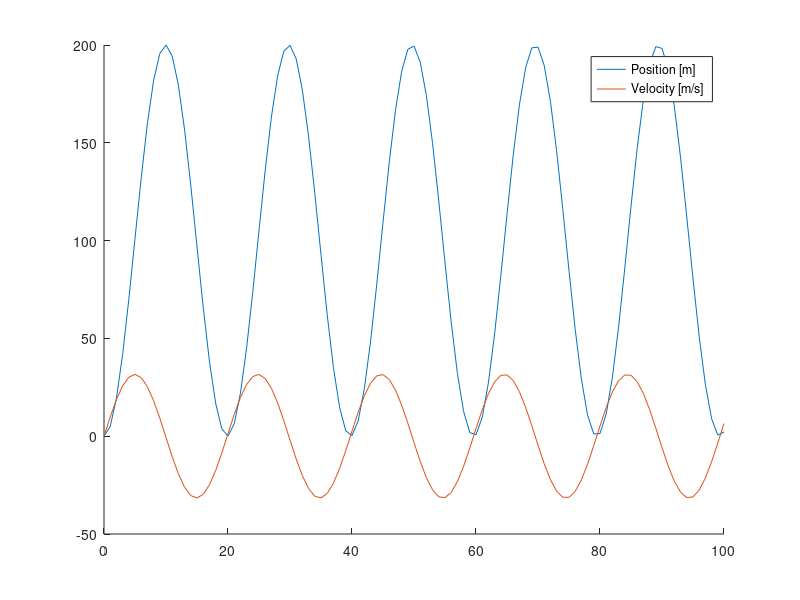

This figure's MATLAB source:
clear all;
close all;

k=0.1; %[N/m]
m=1;  %[kg]
f = 10; %[N]

F = [0,     1;
     -k/m,  0];
 
G = [0;
     1/m];

Hx = [1,    0;
      0,    1];
  
Hu = [0;
      0];
  
  sys = ss(F, G, Hx, Hu);
  t = 0:1:100;
  u = f*ones(size(t));
  u(20:end) = 0;
  
  %lsim(sys,u,t);
  
  tStep = 1;
  sysd = c2d(sys,tStep);
  F_d = sysd.a;
  G_d = sysd.b;
  Hx_d = sysd.c;
  Hu_d = sysd.d;
  
  xOld = [0;0];
  f=10;
  y1Arr = [];
  y2Arr = [];
  tArr = [];
  
  for i=0:1:100
     xNew = F_d * xOld + G_d * f;
     yNew = Hx_d * xOld + Hu_d * f;
     
     y1Arr = [y1Arr; yNew(1)];
     y2Arr = [y2Arr; yNew(2)];
     tArr = [tArr; i];
     
     xOld = xNew;
  end
  
  figure(1);
  hold on;
  plot(tArr, y1Arr);
  plot(tArr, y2Arr);
  legend('Position [m]', 'Velocity [m/s]');